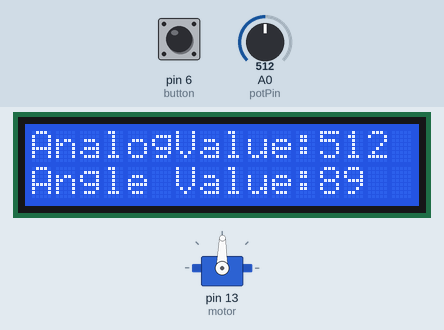
The sketch below on a simulated Arduino Uno, built with avr-gcc and run on an emulated ATmega328P. On the bench: servo, 16×2 character LCD. Inputs (shaded band) come from the test bench; at power-on: A0 (potPin) = 512, pin 6 (button) LOW. What the sketch prints to the serial monitor is not drawn.

Above: at 1.2 s.
1.3 s: A0 (potPin) set to 554
At 4.4 s:
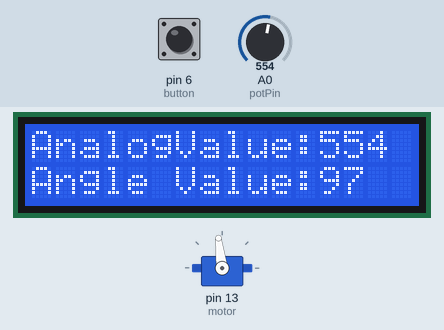
4.7 s: A0 (potPin) set to 579
At 7.6 s:
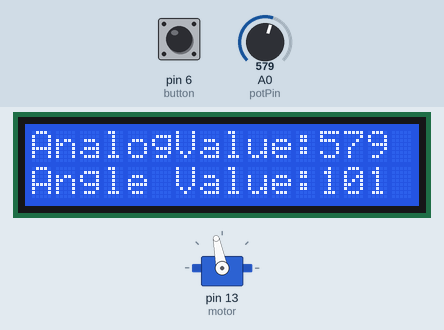
7.9 s: pin 6 (button) pulled HIGH for 3.2 s
At 12.9 s:
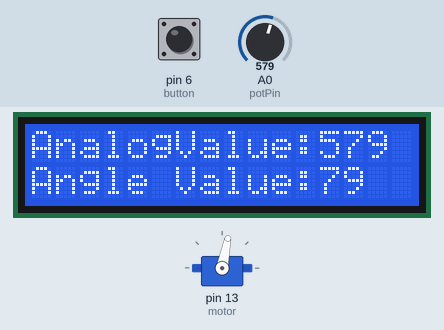
13.4 s: pin 6 (button) pulled HIGH for 3.2 s
At 15.1 s:
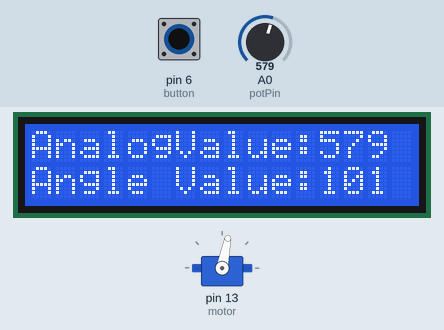
20.8 s: A0 (potPin) set to 716
At 23.5 s:
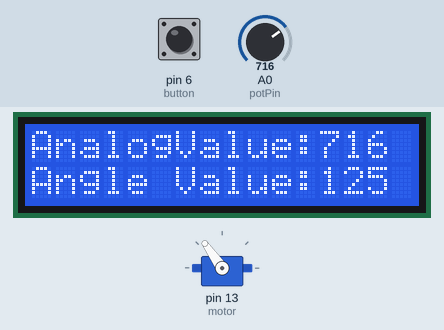
24.4 s: pin 6 (button) pulled HIGH for 1.3 s
At 26.7 s:
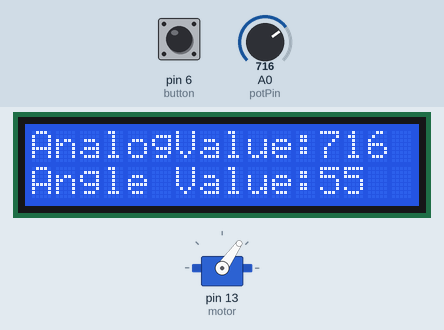
Timing chart, 0 to 28.2 s (numbered marks = the images above; inputs shaded):
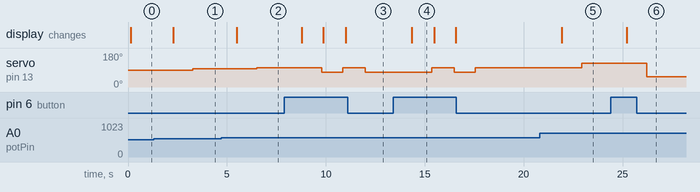

The sketch:

sketch_mar25c.ino
```cpp
#include <Servo.h>   // Use the servo control library
#include <LiquidCrystal.h>

//Macros


// initialize the library with the numbers of the interface pins
LiquidCrystal lcd(12, 11, 5, 4, 3, 2);
Servo motor;         // Create a variable to hold servo motor controller

//Constants:
const int potPin = A0; //pin A0 to read analog input

int button = 6;

//Variables:
int value = 0; //save analog value
int angle = 0;

int dir = 0;

void setup()
{

  pinMode(potPin, INPUT);
  pinMode(button, INPUT);

  motor.attach(13);  // Connect the controller to the servo on pin 13

  Serial.begin(9600);
  //Serial.print("\n Analog Value is:- ");

  // set up the LCD's number of columns and rows:
  lcd.begin(16, 2);
}

void loop()
{
  //delay(2000);

  //delay(10);

  if(digitalRead(button) == HIGH)
  {
    dir = dir + 1;
    //Serial.print("\n Button Pressed! ");
  }

  if(dir >= 2)
  {
    dir = 0;
  }

  value = analogRead(potPin);          //Read and save analog value from potentiometer

  Serial.print("\n\n\n");
  Serial.print("\n ------START--->>>>>>>");
  Serial.print("\n Analog Value:- ");
  Serial.print(value);


  // Print a message to the LCD.

  angle = value / 5.7;

  if(dir == 1)
  {
    angle = 180 - angle;
    Serial.print("\n Button Pressed! ");
    Serial.print("\n Direction is opposite to that Potentiometer!");
  }

  Serial.print("\n Motor Angle:- ");
  Serial.print(angle);
  Serial.print("\n xxxxxxxx END xxxxxxx");

  Serial.print("\n Direction is same to that Potentiometer!");
  lcd.clear();

  lcd.setCursor(0, 0);
  lcd.print("AnalogValue:");
  lcd.print(value);
  lcd.setCursor(0, 1);
  lcd.print("Angle Value:");
  lcd.print(angle);

  delay(1000);
  motor.write(angle);

  //lcd.clear();
  //delay(500);
}
```

Measured:
- after the input at 1.3 s, servo on pin 13 (motor): 89° → 97° after 2.0 s; the display: changes after 0.98 s (image 1)
- after the input at 4.7 s, servo on pin 13 (motor): 97° → 101° after 1.8 s; the display: changes after 0.80 s (image 2)
- after the input at 7.9 s, servo on pin 13 (motor): 101° → 79° after 1.9 s, → 101° 1.1 s later, → 79° 1.1 s later; the display: changes after 0.88 s (image 3)
- after the input at 13.4 s, servo on pin 13 (motor): 79° → 101° after 1.9 s, → 79° 1.1 s later, → 101° 1.1 s later; the display: changes after 0.95 s (image 4)
- after the input at 20.8 s, servo on pin 13 (motor): 101° → 125° after 2.1 s; the display: changes after 1.1 s (image 5)
- after the input at 24.4 s, servo on pin 13 (motor): 125° → 55° after 1.8 s; the display: changes after 0.81 s (image 6)
- what the display in image 4 shows lasts 1.2 s, from 14.3 s to 15.5 s
